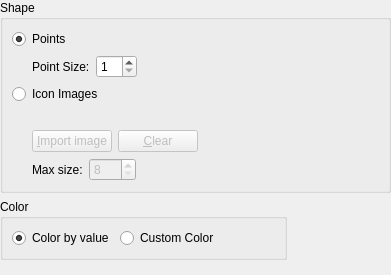
<?xml version="1.0" encoding="UTF-8"?>
<ui version="4.0">
 <class>GeoDataPoint_DisplaySettingWidget</class>
 <widget class="QWidget" name="GeoDataPoint_DisplaySettingWidget">
  <property name="geometry">
   <rect>
    <x>0</x>
    <y>0</y>
    <width>391</width>
    <height>275</height>
   </rect>
  </property>
  <property name="windowTitle">
   <string>Form</string>
  </property>
  <layout class="QVBoxLayout" name="verticalLayout" stretch="0,0,0,1">
   <property name="spacing">
    <number>6</number>
   </property>
   <property name="leftMargin">
    <number>0</number>
   </property>
   <property name="topMargin">
    <number>0</number>
   </property>
   <property name="rightMargin">
    <number>0</number>
   </property>
   <property name="bottomMargin">
    <number>0</number>
   </property>
   <item>
    <widget class="QGroupBox" name="shapeGroupBox">
     <property name="title">
      <string>Shape</string>
     </property>
     <layout class="QVBoxLayout" name="verticalLayout_3">
      <item>
       <widget class="QRadioButton" name="pointsRadioButton">
        <property name="text">
         <string>Points</string>
        </property>
        <property name="checked">
         <bool>true</bool>
        </property>
       </widget>
      </item>
      <item>
       <layout class="QHBoxLayout" name="horizontalLayout_2">
        <item>
         <spacer name="horizontalSpacer_3">
          <property name="orientation">
           <enum>Qt::Horizontal</enum>
          </property>
          <property name="sizeType">
           <enum>QSizePolicy::Fixed</enum>
          </property>
          <property name="sizeHint" stdset="0">
           <size>
            <width>20</width>
            <height>20</height>
           </size>
          </property>
         </spacer>
        </item>
        <item>
         <widget class="QLabel" name="pointSizeLabel">
          <property name="text">
           <string>Point Size:</string>
          </property>
         </widget>
        </item>
        <item>
         <widget class="QSpinBox" name="pointSizeSpinBox">
          <property name="minimum">
           <number>1</number>
          </property>
         </widget>
        </item>
        <item>
         <spacer name="horizontalSpacer_2">
          <property name="orientation">
           <enum>Qt::Horizontal</enum>
          </property>
          <property name="sizeHint" stdset="0">
           <size>
            <width>40</width>
            <height>20</height>
           </size>
          </property>
         </spacer>
        </item>
       </layout>
      </item>
      <item>
       <widget class="QRadioButton" name="imagesRadioButton">
        <property name="text">
         <string>Icon Images</string>
        </property>
       </widget>
      </item>
      <item>
       <layout class="QHBoxLayout" name="horizontalLayout_7">
        <item>
         <spacer name="horizontalSpacer_4">
          <property name="orientation">
           <enum>Qt::Horizontal</enum>
          </property>
          <property name="sizeType">
           <enum>QSizePolicy::Fixed</enum>
          </property>
          <property name="sizeHint" stdset="0">
           <size>
            <width>20</width>
            <height>20</height>
           </size>
          </property>
         </spacer>
        </item>
        <item>
         <layout class="QVBoxLayout" name="verticalLayout_2">
          <item>
           <widget class="QLabel" name="imageLabel">
            <property name="text">
             <string/>
            </property>
           </widget>
          </item>
          <item>
           <layout class="QHBoxLayout" name="horizontalLayout_3">
            <item>
             <widget class="QPushButton" name="importImageButton">
              <property name="enabled">
               <bool>false</bool>
              </property>
              <property name="text">
               <string>&amp;Import image</string>
              </property>
             </widget>
            </item>
            <item>
             <widget class="QPushButton" name="clearImageButton">
              <property name="enabled">
               <bool>false</bool>
              </property>
              <property name="text">
               <string>&amp;Clear</string>
              </property>
             </widget>
            </item>
            <item>
             <spacer name="horizontalSpacer_5">
              <property name="orientation">
               <enum>Qt::Horizontal</enum>
              </property>
              <property name="sizeHint" stdset="0">
               <size>
                <width>40</width>
                <height>20</height>
               </size>
              </property>
             </spacer>
            </item>
           </layout>
          </item>
          <item>
           <layout class="QHBoxLayout" name="horizontalLayout_5">
            <item>
             <widget class="QLabel" name="maxSizeLabel">
              <property name="text">
               <string>Max size:</string>
              </property>
             </widget>
            </item>
            <item>
             <widget class="QSpinBox" name="maxSizeSpinBox">
              <property name="enabled">
               <bool>false</bool>
              </property>
              <property name="minimum">
               <number>8</number>
              </property>
              <property name="maximum">
               <number>512</number>
              </property>
             </widget>
            </item>
            <item>
             <widget class="TooltipLabel" name="maxSizeHintLabel">
              <property name="toolTip">
               <string>When the width or height of the imported image is larger than Max size, the image is automatically shrinked so that the width or height becomes equal to the max size.</string>
              </property>
              <property name="text">
               <string/>
              </property>
             </widget>
            </item>
            <item>
             <spacer name="horizontalSpacer_8">
              <property name="orientation">
               <enum>Qt::Horizontal</enum>
              </property>
              <property name="sizeHint" stdset="0">
               <size>
                <width>40</width>
                <height>20</height>
               </size>
              </property>
             </spacer>
            </item>
           </layout>
          </item>
         </layout>
        </item>
       </layout>
      </item>
     </layout>
    </widget>
   </item>
   <item>
    <layout class="QHBoxLayout" name="horizontalLayout_4">
     <item>
      <widget class="QGroupBox" name="colorGroupBox">
       <property name="title">
        <string>Color</string>
       </property>
       <layout class="QHBoxLayout" name="horizontalLayout">
        <item>
         <widget class="QRadioButton" name="byValueRadioButton">
          <property name="locale">
           <locale language="English" country="UnitedStates"/>
          </property>
          <property name="text">
           <string>Color by value</string>
          </property>
          <property name="checked">
           <bool>true</bool>
          </property>
         </widget>
        </item>
        <item>
         <widget class="QRadioButton" name="arbitraryRadioButton">
          <property name="text">
           <string>Custom Color</string>
          </property>
         </widget>
        </item>
        <item>
         <widget class="ColorEditWidget" name="colorEditWidget">
          <property name="minimumSize">
           <size>
            <width>50</width>
            <height>0</height>
           </size>
          </property>
         </widget>
        </item>
       </layout>
      </widget>
     </item>
     <item>
      <spacer name="horizontalSpacer_6">
       <property name="orientation">
        <enum>Qt::Horizontal</enum>
       </property>
       <property name="sizeHint" stdset="0">
        <size>
         <width>40</width>
         <height>20</height>
        </size>
       </property>
      </spacer>
     </item>
    </layout>
   </item>
   <item>
    <widget class="TransparencyWidget" name="transparencyWidget" native="true"/>
   </item>
   <item>
    <spacer name="verticalSpacer">
     <property name="orientation">
      <enum>Qt::Vertical</enum>
     </property>
     <property name="sizeType">
      <enum>QSizePolicy::Minimum</enum>
     </property>
     <property name="sizeHint" stdset="0">
      <size>
       <width>20</width>
       <height>0</height>
      </size>
     </property>
    </spacer>
   </item>
  </layout>
 </widget>
 <customwidgets>
  <customwidget>
   <class>ColorEditWidget</class>
   <extends>QLabel</extends>
   <header>guibase/widget/coloreditwidget.h</header>
   <container>1</container>
  </customwidget>
  <customwidget>
   <class>TransparencyWidget</class>
   <extends>QWidget</extends>
   <header>guibase/widget/transparencywidget.h</header>
   <container>1</container>
  </customwidget>
  <customwidget>
   <class>TooltipLabel</class>
   <extends>QLabel</extends>
   <header>guibase/tooltiplabel.h</header>
  </customwidget>
 </customwidgets>
 <resources/>
 <connections>
  <connection>
   <sender>pointsRadioButton</sender>
   <signal>toggled(bool)</signal>
   <receiver>colorGroupBox</receiver>
   <slot>setEnabled(bool)</slot>
   <hints>
    <hint type="sourcelabel">
     <x>36</x>
     <y>46</y>
    </hint>
    <hint type="destinationlabel">
     <x>36</x>
     <y>196</y>
    </hint>
   </hints>
  </connection>
  <connection>
   <sender>imagesRadioButton</sender>
   <signal>toggled(bool)</signal>
   <receiver>importImageButton</receiver>
   <slot>setEnabled(bool)</slot>
   <hints>
    <hint type="sourcelabel">
     <x>94</x>
     <y>96</y>
    </hint>
    <hint type="destinationlabel">
     <x>112</x>
     <y>146</y>
    </hint>
   </hints>
  </connection>
  <connection>
   <sender>imagesRadioButton</sender>
   <signal>toggled(bool)</signal>
   <receiver>clearImageButton</receiver>
   <slot>setEnabled(bool)</slot>
   <hints>
    <hint type="sourcelabel">
     <x>110</x>
     <y>96</y>
    </hint>
    <hint type="destinationlabel">
     <x>142</x>
     <y>124</y>
    </hint>
   </hints>
  </connection>
  <connection>
   <sender>imagesRadioButton</sender>
   <signal>toggled(bool)</signal>
   <receiver>maxSizeSpinBox</receiver>
   <slot>setEnabled(bool)</slot>
   <hints>
    <hint type="sourcelabel">
     <x>49</x>
     <y>96</y>
    </hint>
    <hint type="destinationlabel">
     <x>140</x>
     <y>174</y>
    </hint>
   </hints>
  </connection>
 </connections>
</ui>
